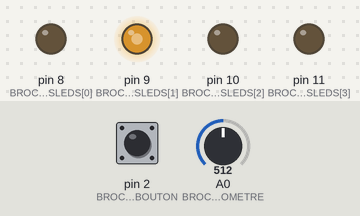
A sketch run on a simulated Arduino Uno, built with avr-gcc and run on an emulated ATmega328P. On the bench: output pins drawn as LEDs (lit = HIGH). Inputs (shaded band) come from the test bench; at power-on: A0 (BROCHEPOTENTIOMETRE) = 512, pin 2 (BROCHEBOUTON) HIGH. What the sketch prints to the serial monitor is not drawn.

Above: at 1.2 s.
1.3 s: A0 (BROCHEPOTENTIOMETRE) set to 544
2.8 s: A0 (BROCHEPOTENTIOMETRE) set to 571
At 3.3 s:
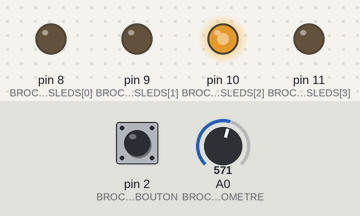
4.3 s: A0 (BROCHEPOTENTIOMETRE) set to 511
At 4.9 s:
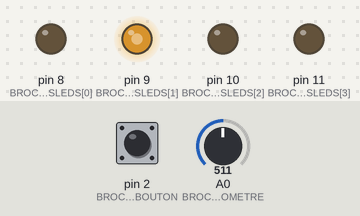
5.8 s: A0 (BROCHEPOTENTIOMETRE) set to 314
7.3 s: A0 (BROCHEPOTENTIOMETRE) set to 297
At 8.4 s:
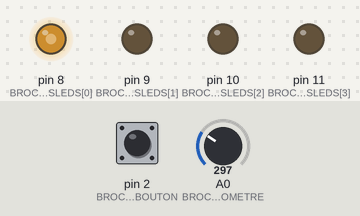
Timing chart, 0 to 10.3 s (numbered marks = the images above; inputs shaded):
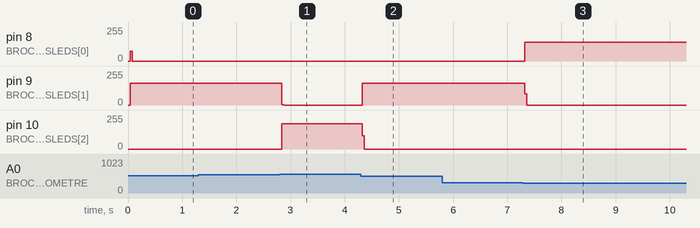

The sketch:

0sx_labo_02.ino
```cpp
const int BROCHESLEDS[] = { 8, 9, 10, 11 };
const int BROCHEBOUTON = 2;
const int BROCHEPOTENTIOMETRE = A0;

int taille = 4;
unsigned long intervalLecture = 20;      // 20ms pour lire la valeur du potentiometre
unsigned long dernierMomentLecture = 0;  // Dernier moment de lecture du pot

unsigned long dernierMomentRebond = 0;  // Pour l'anti-rebond


int boutonStable = HIGH;      // position du bouton avant d'appuyer
int etatActuelBouton = HIGH;  // initialisation du bouon après chaque appuies

int valeurPotentiometre = 0;
int valeurConvertie = 0;  // Variable pour stocker la valeur convertie
int min_depar = 0;
int max_depart = 1023;
int min_arrivee = 0;
int max_arrivee = 20;
unsigned long baud = 9600;


void setup() {
  for (int i = 0; i < taille; i++) {
    pinMode(BROCHESLEDS[i], OUTPUT);
  }
  pinMode(BROCHEBOUTON, INPUT_PULLUP);
  Serial.begin(baud);
  Serial.println("Prêt !");
}

void convertion() {
  if (millis() - dernierMomentLecture >= intervalLecture) {
    valeurPotentiometre = analogRead(BROCHEPOTENTIOMETRE);
    valeurConvertie = map(valeurPotentiometre, min_depar, max_depart, min_arrivee, max_arrivee);
    dernierMomentLecture = millis();
  }
}

void lectureValeur() {
  int lecture = digitalRead(BROCHEBOUTON);
  if (lecture != boutonStable) {
    dernierMomentRebond = millis();  // Réinitialise si changement
    boutonStable = lecture;
  }

  if ((millis() - dernierMomentRebond) > intervalLecture) {  //etat stable depuis longtemps
    if (lecture != etatActuelBouton) {
      etatActuelBouton = lecture;

      if (etatActuelBouton == LOW) {  //bouton presser;
        Serial.print("[");
        for (int i = 0; i < valeurConvertie; i++) {
          if (i < valeurConvertie) {
            Serial.print("*");
          }
        }
        for (int i = valeurConvertie; i < intervalLecture; i++) {

          Serial.print(".");
        }
        Serial.print("]");
        Serial.print(valeurConvertie * 100 / intervalLecture);
        Serial.println("%");
      }
    }
  }
}
void etatLeds() {
  for (int i = 0; i < taille; i++) {
    digitalWrite(BROCHESLEDS[i], LOW);
  }
  if (valeurConvertie >= 0 && valeurConvertie <= 5) {
    digitalWrite(BROCHESLEDS[0], HIGH);

  } else if (valeurConvertie > 5 && valeurConvertie <= 10) {
    digitalWrite(BROCHESLEDS[1], HIGH);
  } else if (valeurConvertie > 10 && valeurConvertie <= 15) {
    digitalWrite(BROCHESLEDS[2], HIGH);
  } else {
    digitalWrite(BROCHESLEDS[3], HIGH);
  }
}
void loop() {
  unsigned long tempsEcouler = millis();  //temps écoulé depuis le demarage en milliseconde
  convertion();
  lectureValeur();
  etatLeds();
}
```

Measured:
- the behaviour switches between 562 and 563 on A0 (BROCHEPOTENTIOMETRE) (found by bisection; images 0 and 1)
- the behaviour switches between 307 and 306 on A0 (BROCHEPOTENTIOMETRE) (found by bisection; images 2 and 3)
- after the input at 1.3 s, every drawn part: stays the same
- after the input at 2.8 s, pin 9 (BROCHESLEDS[1]): 165/255 → 0/255 at once; pin 10 (BROCHESLEDS[2]): 0/255 → 191/255 at once
- after the input at 4.3 s, pin 9 (BROCHESLEDS[1]): 0/255 → 165/255 at once; pin 10 (BROCHESLEDS[2]): 191/255 → 0/255 at once
- after the input at 5.8 s, every drawn part: stays the same
- after the input at 7.3 s, pin 8 (BROCHESLEDS[0]): 0/255 → 141/255 at once; pin 9 (BROCHESLEDS[1]): 165/255 → 0/255 at once
